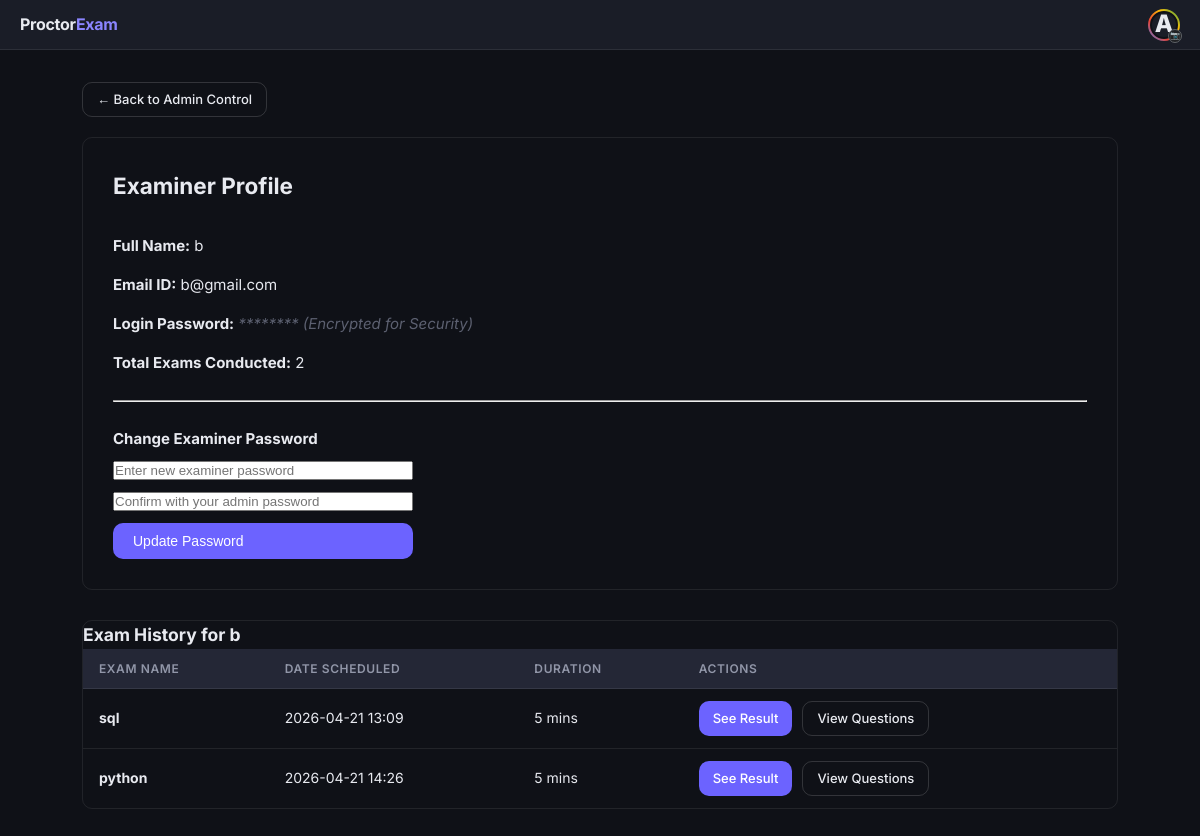
The page /admin/teacher/2 (signed in) on the database as committed earlier.
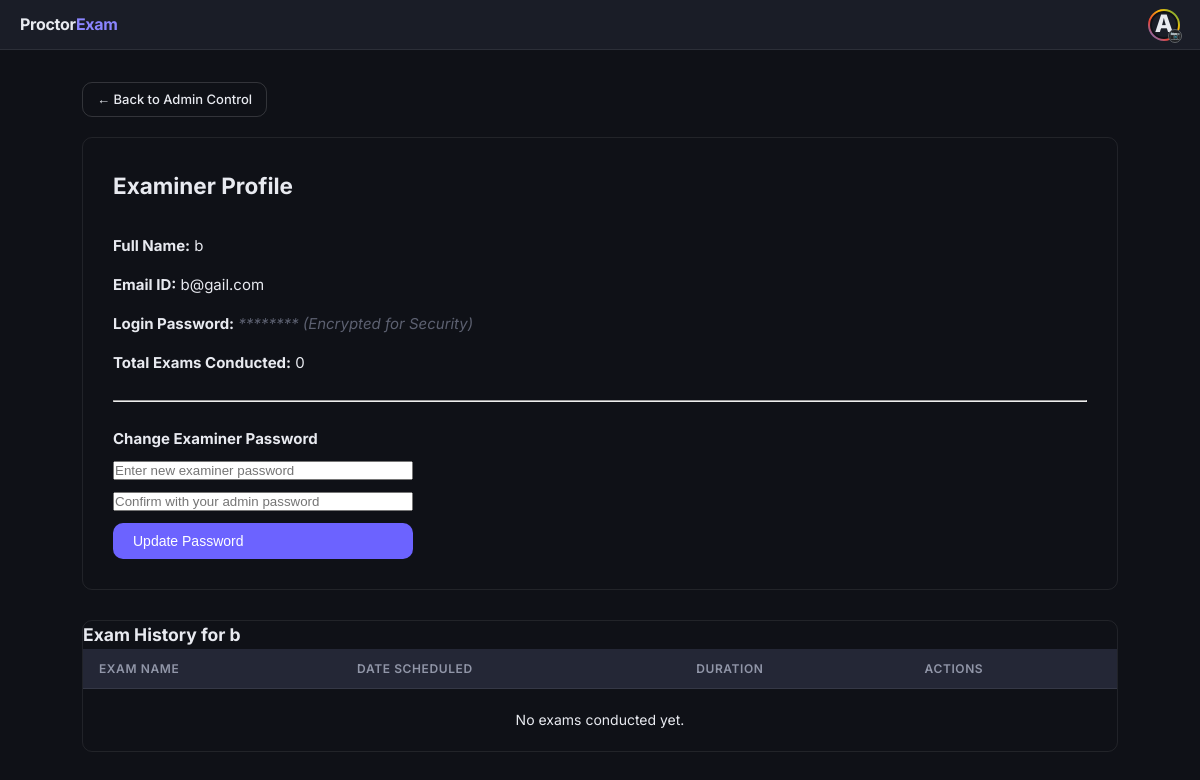
The same page on the database as committed later.
### tables this page shows
CREATE TABLE users (
    id INTEGER PRIMARY KEY AUTOINCREMENT,
    role TEXT NOT NULL,                  -- student / admin / examiner / developer
    username TEXT NOT NULL,
    email TEXT UNIQUE NOT NULL,
    password TEXT NOT NULL,
    college_name TEXT NOT NULL,
    profile_pic TEXT DEFAULT 'default_avatar.png',
    status TEXT DEFAULT 'active'         -- pending / active / rejected
);

CREATE TABLE exams (
    id INTEGER PRIMARY KEY AUTOINCREMENT,
    exam_name TEXT NOT NULL,
    subject TEXT NOT NULL,
    description TEXT,
    start_time TEXT NOT NULL,
    duration INTEGER NOT NULL,
    random_password TEXT NOT NULL,
    examiner_id INTEGER NOT NULL,
    results_published INTEGER DEFAULT 0,

    -- âœ… CSV FEATURE
    allowed_emails TEXT,

    FOREIGN KEY (examiner_id) REFERENCES users(id)
);

### app.py (the view)
@app.route('/admin/teacher/<int:user_id>')
@login_required
@admin_required
def admin_view_teacher(user_id):
    conn = get_db()
    teacher = conn.execute(
        "SELECT * FROM users WHERE id=? AND role='examiner'",
        (user_id,)
    ).fetchone()
    if not teacher:
        flash("Examiner not found", "error")
        return redirect(url_for('admin_dashboard'))
    exams = conn.execute(
        "SELECT * FROM exams WHERE examiner_id=?",
        (user_id,)
    ).fetchall()
    conn.close()
    return render_template(
        'admin_teacher_view.html',
        teacher=teacher,
        exams=exams
    )

### app.py (called while the page is built)
def get_db():
    conn = sqlite3.connect(DB_PATH, timeout=20)
    conn.row_factory = sqlite3.Row
    return conn

def login_required(f):
    @wraps(f)
    def decorated(*args, **kwargs):
        if 'user_id' not in session: return redirect(url_for('login'))
        return f(*args, **kwargs)
    return decorated

def admin_required(f):
    @wraps(f)
    def decorated(*args, **kwargs):
        if session.get('role') != 'admin':
            flash('Access Denied: Master Admin privileges required.', 'error')
            return redirect(url_for('dashboard'))
        return f(*args, **kwargs)
    return decorated

### templates/admin_teacher_view.html (shortened to what this page needs)
{% extends "base.html" %}
{% block content %}
<div class="page">
    <div style="margin-bottom: 20px;">
        <a href="{{ url_for('admin_dashboard') }}" class="btn btn-outline btn-sm">← Back to Admin Control</a>
    </div>
    <div class="table-wrap" style="padding: 30px;">
        <h2 style="border-bottom: 2px solid var(--accent1); padding-bottom: 10px;">
            Examiner Profile
        </h2>
        <div style="margin-top: 20px; display: flex; flex-direction: column; gap: 15px;">
            <div><strong>Full Name:</strong> {{ teacher.username }}</div>
            <div><strong>Email ID:</strong> {{ teacher.email }}</div>
            <div>
                <strong>Login Password:</strong>
                <span style="color:var(--text3); font-style: italic;">
                    ******** (Encrypted for Security)
                </span>
            </div>
            <div><strong>Total Exams Conducted:</strong> {{ exams|length }}</div>
        </div>
        <hr style="margin:25px 0;">
        <h4 style="margin-bottom:10px;">Change Examiner Password</h4>
        <form id="changePasswordForm" method="POST" action="{{ url_for('admin_change_examiner_password', user_id=teacher.id) }}">
            <div style="display:flex; flex-direction:column; gap:12px; max-width:300px;">
                <input
                    type="text"
                    name="new_password"
                    placeholder="Enter new examiner password"
                    class="form-control"
                >
                <input
                    type="password"
                    name="admin_password"
                    placeholder="Confirm with your admin password"
                    class="form-control"
                >
                <button type="submit" class="btn btn-primary">
                    Update Password
                </button>
            </div>
        </form>
    </div>
    <div class="table-wrap" style="margin-top: 30px;">
        <h3>Exam History for {{ teacher.username }}</h3>
        <table>
            <thead>
                <tr>
                    <th>Exam Name</th>
                    <th>Date Scheduled</th>
                    <th>Duration</th>
                    <th>Actions</th>
                </tr>
            </thead>
            <tbody>
                {% for exam in exams %}
                <tr>
                    <td><strong>{{ exam.exam_name }}</strong></td>
                    <td>{{ exam.start_time.replace('T', ' ') }}</td>
                    <td>{{ exam.duration }} mins</td>
                    <td>
                        <div style="display: flex; gap: 10px;">
                            <a href="{{ url_for('exam_detail_results', exam_id=exam.id) }}" class="btn btn-primary btn-sm">
                                See Result
                            </a>
                            <a href="{{ url_for('view_exam_questions', exam_id=exam.id) }}" class="btn btn-outline btn-sm">
                                View Questions
                            </a>
                        </div>
                    </td>
                </tr>
                {% else %}
                <tr>
                    <td colspan="4" style="text-align:center; padding:20px;">
                        No exams conducted yet.
                    </td>
                </tr>
                {% endfor %}
            </tbody>
        </table>
    </div>
</div>
{% endblock %}

Rows that differ between the two databases and show on the page:
removed exams: exam_name "sql", start_time.replace "2026-04-21 13:09", duration "5"
removed exams: exam_name "python", start_time.replace "2026-04-21 14:26", duration "5"
changed users: email "b@gmail.com" → "b@gail.com"
Other text that changed with them:
{{ exams|length }}: "2" → "0"
text now shown: "No exams conducted yet."
